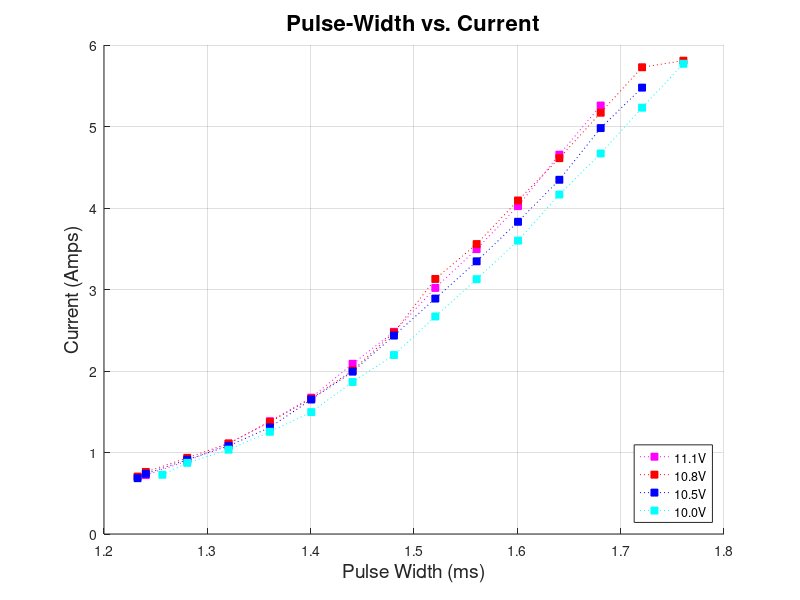
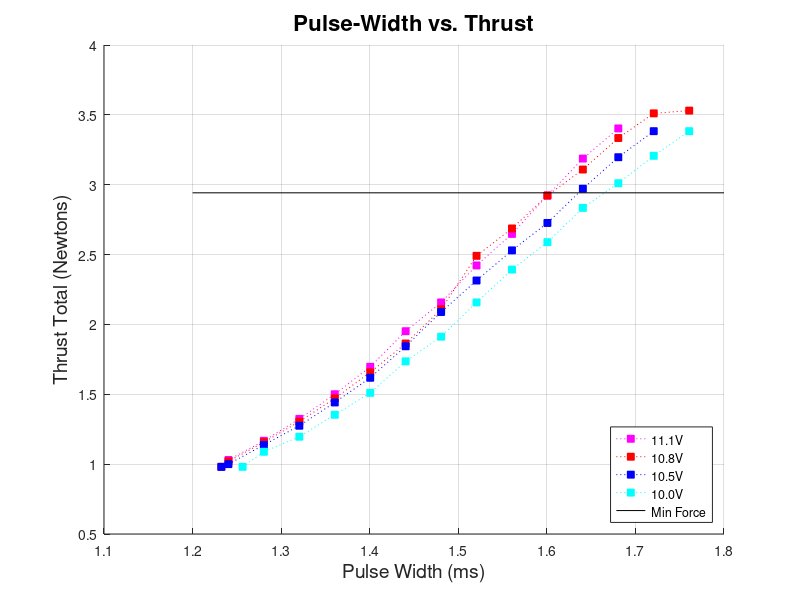
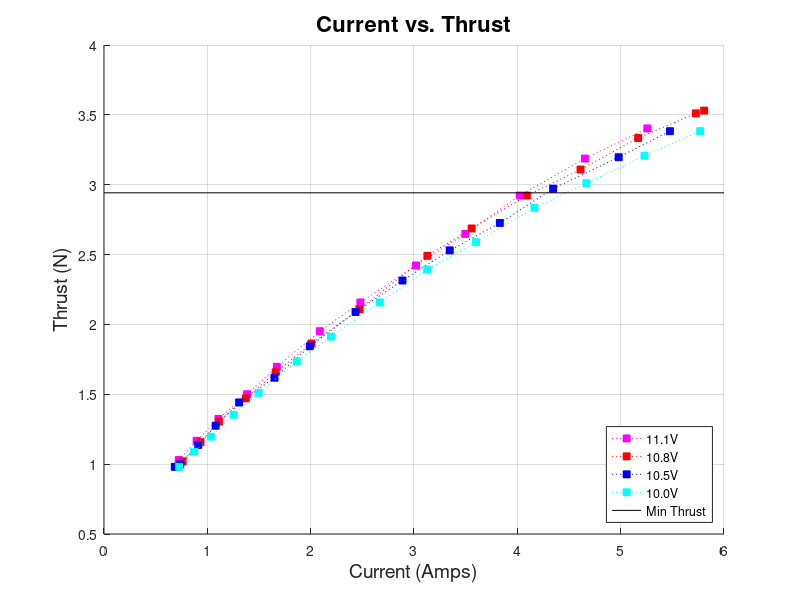

These charts were generated, in order, by the following MATLAB code:
% plots of the data for motors.
% read in from excel with:
% fly_all = xlsread('book1.xlsx', 'A1:E13')

fw = 'fontwidth';
fs = 'fontsize';
lw = 'LineWidth';
ms = 'MarkerSize';
mec = 'MarkerEdgeColor';
mfc = 'MarkerFaceColor';

sig_freq = 490; %hz
copter_weight = 1200; %grams

thrust_per_motor = copter_weight/4; %grams
thrust_per_motor = thrust_per_motor*9.80665e-3; %Newtons

load('test11_1.mat');
load('test10_8.mat');
load('test10_5.mat');
load('test10_0.mat');

pw11_1 = (pwm11_1/255)*1e3/sig_freq;
pw10_8 = (pwm10_8/255)*1e3/sig_freq;
pw10_5 = (pwm10_5/255)*1e3/sig_freq;
pw10_0 = (pwm10_0/255)*1e3/sig_freq;

thrustNewton11_1 = 9.80665e-3*thrustTOT11_1;
thrustNewton10_8 = 9.80665e-3*thrustTOT10_8;
thrustNewton10_5 = 9.80665e-3*thrustTOT10_5;
thrustNewton10_0 = 9.80665e-3*thrustTOT10_0;

%% Pulse-Width vs. Current
figure, hold on
plot(pw11_1,current11_1,'ms:',ms,5,mfc,'m')
plot(pw10_8,current10_8,'rs:',ms,5,mfc,'r')
plot(pw10_5,current10_5,'bs:',ms,5,mfc,'b')
plot(pw10_0,current10_0,'cs:',ms,5,mfc,'c')
    grid on
    xlabel('Pulse Width (ms)',fs,14)
    ylabel('Current (Amps)',fs,14)
    title('Pulse-Width vs. Current',fs,16)
    legend('11.1V','10.8V','10.5V','10.0V','Location','SouthEast')
    
%% Pulse-Width vs. Total Thrust
figure, hold on
plot(pw11_1,thrustNewton11_1,'ms:',ms,5,mfc,'m')
plot(pw10_8,thrustNewton10_8,'rs:',ms,5,mfc,'r')
plot(pw10_5,thrustNewton10_5,'bs:',ms,5,mfc,'b')
plot(pw10_0,thrustNewton10_0,'cs:',ms,5,mfc,'c')
plot(linspace(1.2,1.8,2),[thrust_per_motor,thrust_per_motor],'k')
    grid on
    xlabel('Pulse Width (ms)',fs,14)
    ylabel('Thrust Total (Newtons)',fs,14)
    title('Pulse-Width vs. Thrust',fs,16)
    legend('11.1V','10.8V','10.5V','10.0V','Min Force','Location','SouthEast')
    
    
%% Current vs. Thrust
figure, hold on
plot(current11_1,thrustNewton11_1,'ms:',ms,5,mfc,'m')
plot(current10_8,thrustNewton10_8,'rs:',ms,5,mfc,'r')
plot(current10_5,thrustNewton10_5,'bs:',ms,5,mfc,'b')
plot(current10_0,thrustNewton10_0,'cs:',ms,5,mfc,'c')
plot(linspace(0,6,2),[thrust_per_motor,thrust_per_motor],'k')
    grid on
    ylabel('Thrust (N)',fs,14)
    xlabel('Current (Amps)',fs,14)
    title('Current vs. Thrust',fs,16)
    legend('11.1V','10.8V','10.5V','10.0V','Min Thrust','Location','SouthEast')
    